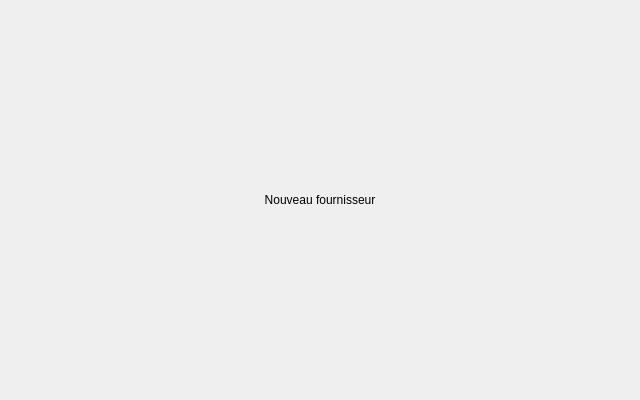
<?xml version="1.0" encoding="UTF-8"?>
<ui version="4.0">
 <class>Form</class>
 <widget class="QWidget" name="Form">
  <property name="styleSheet">
   <string notr="true">/* ==== AUTO-SYNCED QSS START (managed by theme/sync_qss.py) ==== */
/* ===================================================================== *
 * AZENZ - Global base style sheet                                       *
 * Single source of truth for all windows.                               *
 * Class-based for QFrame/QLabel; element-level for shared controls.     *
 * ===================================================================== */

#Background {
    background-color: #F8F9FB;
}

/* ===================================================================== *
 * Labels - class based (no global QLabel rule)                          *
 * ===================================================================== */
QLabel[class="label"] {
    color: #333333;
    border: none;
    background-color: transparent;
    font-family: "Inter", "Tajawal";
    font-size: 13px;
    font-weight: 500;
}

QLabel[class="field-label"] {
    color: #434655;
    background: transparent;
    border: none;
    font-family: "Inter", "Tajawal";
    font-size: 11px;
    font-weight: 600;
    text-transform: uppercase;
}

QLabel[class="title"] {
    color: #191c1e;
    background: transparent;
    border: none;
    font-family: "Inter", "Tajawal";
    font-size: 28px;
    font-weight: 700;
}

QLabel[class="subtitle"] {
    color: #6b7280;
    background: transparent;
    border: none;
    font-family: "Inter", "Tajawal";
    font-size: 14px;
    font-weight: 400;
}

QLabel[class="label-muted"] {
    color: rgb(154, 153, 150);
    background: transparent;
    border: none;
    font-family: "Inter", "Tajawal";
    font-size: 12px;
    font-weight: 400;
}

QLabel[class="section-title"] {
    color: #191c1e;
    background: transparent;
    border: none;
    font-family: "Inter", "Tajawal";
    font-size: 18px;
    font-weight: 600;
}

QLabel[class="separator"] {
    background-color: rgba(195, 197, 216, 0.5);
    border: none;
    height: 1px;
}

QLabel[class="separator-dashed"] {
    background-color: transparent;
    border-top: 1px dashed #d9dde7;
    min-height: 1px;
    max-height: 1px;
}

/* QLineEdit has Icon */
QLineEdit[class="icon-lineedit"] {
    background-color: #ffffff;
    border: 2px solid #e0e0e0;
    border-radius: 6px;
    padding: 6px;
    color: #333333;
    
    selection-background-color: #0051df; 
    selection-color: #ffffff;
}

QLineEdit[class="icon-lineedit"]:hover {
    border: 2px solid #b3b3b3;
}

QLineEdit[class="icon-lineedit"]:focus {
    border: 2px solid #0051df;
    background-color: #fbfcff;
}

QLineEdit[class="icon-lineedit"]:disabled {
    background-color: #f5f5f5;
    color: #a0a0a0;
    border: 2px solid #e8e8e8;
}

QLineEdit[class="icon-lineedit"][readOnly="true"] {
    background-color: #fafafa;
    color: #666666;
    border: 2px dashed #cccccc;
}

/* QLineEdit */
QLineEdit {
    background-color: #ffffff;
    border: 2px solid #e0e0e0;
    border-radius: 6px;
    padding: 6px 12px;
    font-size: 13px;
    font-weight: 500;
    font-family: "Inter";
    color: #333333;
    
    selection-background-color: #0051df; 
    selection-color: #ffffff;
}

QLineEdit:hover {
    border: 2px solid #b3b3b3;
}

QLineEdit:focus {
    border: 2px solid #0051df;
    background-color: #fbfcff;
}

QLineEdit:disabled {
    background-color: #f5f5f5;
    color: #a0a0a0;
    border: 2px solid #e8e8e8;
}

QLineEdit[readOnly="true"] {
    background-color: #fafafa;
    color: #666666;
    border: 2px dashed #cccccc;
}


/* ===================================================================== *
 * QPushButton (login)                                                   *
 * ===================================================================== */
/* Primary QPushButton Style */
QPushButton[class="primary"] {
    background-color: #0051df;
    color: #ffffff;
    border: none;
    border-radius: 8px;
    padding: 10px 16px;
    font-size: 12px;
    font-weight: 500;
    font-family: "Inter", "Tajawal";
}

QPushButton[class="primary"]:hover {
    background-color: rgba(0, 81, 223, 230); 
}

QPushButton[class="primary"]:pressed {
    background-color: rgba(0, 81, 223, 204);
}

QPushButton[class="primary"]:focus {
    border: 2px solid #00174d;
}


/* Outlined QPushButton Style */
QPushButton[class="outlined"] {
    background-color: #ffffff;
    color: #434655;
    border: 1px solid #c3c5d8;
    border-radius: 8px;
    padding: 10px 16px;
    font-size: 12px;
    font-weight: 500;
    font-family: "Inter", "Tajawal";
}    

QPushButton[class="outlined"]:hover {
    background-color: #f3f4f6;
}    

QPushButton[class="outlined"]:pressed {
    background-color: #edeef0;
}    

QPushButton[class="outlined"]:focus {
    border: 2px solid rgba(0, 81, 223, 51);
}    


/* CardToolButton */
QToolButton[class="card-button"] {
    color: #000;
    padding: 15px;
    padding-top: 20px;
    background-color: #f8f9fa;
    border: 1px solid #eaebf0;
    border-radius: 12px;
}

QToolButton[class="card-button"]:hover {
    background-color: #f3f4f6;
    border: 1px solid hsl(218, 100%, 55%);
}

QToolButton[class="card-button"]:pressed {
    background-color: #e5e7eb;
}

/* SidebarToolButton */
QToolButton[class="sidebar-button"] {
    background-color: transparent;
    color: #4b5563;
    border: none;
    border-left: 4px solid transparent; 
    padding: 12px 16px;
    spacing: 18px;
    
    text-align: left;
    font-size: 15px;
    font-weight: 500;
    font-family: "Inter";
}    

QToolButton[class="sidebar-button"]:checked {
    background-color: #d0e1fb;
    color: #0051df;
    border-left: 4px solid #0051df; 
    border-top-right-radius: 8px;
    border-bottom-right-radius: 8px;
    border-top-left-radius: 0px;
    border-bottom-left-radius: 0px;
}    

QToolButton[class="sidebar-button"]:unchecked:hover {
    background-color: #f3f4f6;
    border-top-right-radius: 8px;
    border-bottom-right-radius: 8px;
}    


QToolButton[class="icon-button"] {
    background-color: transparent;
    border: none;
    border-radius: 21px;
    padding: 8px;
}    

QToolButton[class="icon-button"]:hover {
    background-color: #f3f4f6;
}    

QToolButton[class="icon-button"]:pressed {
    background-color: #e5e7eb;
}    


/* LoginErrorLabel */
QLabel#LoginErrorLabel {
    background-color: #f8d7da;
    border: 1px solid #c9302c;
    border-radius: 10px;
    padding: 10px;
    padding-left: 15px;
	color: #721c24;	
	image: url(:/icons/icons/warning.svg);
	image-position: left;
}    


/* ComboBox Box */
QComboBox {
    background-color: #ffffff;
    border: 2px solid #e0e0e0;
    border-radius: 6px;
    padding: 6px 12px;
    font-family: "Inter";
    font-size: 13px;
    font-weight: 500;
    color: #333333;
    min-width: 60px;
}

QComboBox:hover {
    border: 2px solid #b3b3b3;
}

QComboBox:focus {
    border: 2px solid #0051df;
    background-color: #fbfcff;
}

QComboBox::drop-down {
    border: 6px;
}

QComboBox QAbstractItemView {
    background-color: #ffffff;
    border: 1px solid #eaebf0;
    border-radius: 0px;
    box-shadow: none;
    padding: 4px;
    font-family: "Inter";
    font-size: 13px;
    font-weight: 500;
    color: #333333;
    
    selection-background-color: #0051df;
    selection-color: #ffffff;
}

QComboBox QAbstractItemView::item {
    padding: 8px 12px;
    border-radius: 4px;
    color: #4b5563;
    min-height: 24px;
}

QComboBox QAbstractItemView::item:hover {
    background-color: #f3f4f6;
    color: #0051df;
}

/* 4. The Arrow Icon itself */
QComboBox::down-arrow {
    image: url(:/icons/icons/down_arrow.svg);
}


/* LoginFrame */
QFrame#LoginFrame {
    background-color: #ffffff;
    border: 1px solid #babcca; 
    border-radius: 12px; 
}    

QMainWindow#LoginWindow {
    background-color: rgb(255, 255, 255);
    border-image: url(:/images/images/Corporate background.png) 0 0 0 0 stretch stretch;
    background-repeat: no-repeat;
}


/* ===================================================================== *
 * Frames - class based (no global QFrame rule)                          *
 * ===================================================================== */
QFrame[class="card"] {
    background-color: #ffffff;
    border: 2px solid #e2e3e8; /* Soft gray border */
    border-radius: 12px;
}

QFrame[class="header"] {
    background-color: #f8fafc;       /* Very light slate/blue-gray tint */
    border-top-left-radius: 8px;     /* Round only the top corners */
    border-top-right-radius: 8px;
    border-bottom-left-radius: 0px;
    border-bottom-right-radius: 0px;
    border-bottom: 1px solid #e2e8f0; /* Subtle bottom separator line */
}

QFrame[class="gframe"] {
    background-color: transparent;   /* Blends seamlessly into sidebar background */
    border: none;
    
    padding-left: 0px;              /* Indents child elements like modern web apps */
    margin-top: 2px;
    margin-bottom: 4px;
}

/* Bar Frames */
QFrame#SidebarFrame, QFrame#FootSidebarFrame {
	border-right: 1px solid #d0d0d0;
    background-color: #f7f7f7;
}

QFrame#FootSidebarFrame {
    border-top: 1px solid #d0d0d0;
}

QFrame#TopBarFrame {
    border-bottom: 1px solid #d0d0d0;
}


/* ===================================================================== *
 * Summary / stat cards - unified class based set                        *
 * ===================================================================== */
QFrame[class="summary-card"] {
    background-color: #ffffff;
    border: 1px solid #eaebf0;
    border-radius: 12px;
}

QFrame[class="summary-card-inner"] {
    background-color: #f8fafc;
    border: 1px solid #e1e4ea;
    border-radius: 8px;
}

QLabel[class="summary-title"] {
    color: #434655;
    background: transparent;
    border: none;
    font-family: "Inter", "Tajawal";
    font-size: 12px;
    font-weight: 600;
}

QLabel[class="summary-value"] {
    color: #111827;
    background: transparent;
    border: none;
    font-family: "Inter", "Tajawal";
    font-size: 24px;
    font-weight: 700;
}

QLabel[class="summary-value-primary"] {
    color: #0051df;
    background: transparent;
    border: none;
    font-family: "Inter", "Tajawal";
    font-size: 24px;
    font-weight: 700;
}

QLabel[class="summary-value-danger"] {
    color: #dc2626;
    background: transparent;
    border: none;
    font-family: "Inter", "Tajawal";
    font-size: 24px;
    font-weight: 700;
}

QLabel[class="summary-label"] {
    color: #1f2937;
    background: transparent;
    border: none;
    font-family: "Inter", "Tajawal";
    font-size: 17px;
    font-weight: 500;
}

QLabel[class="summary-total"] {
    color: #020617;
    background: transparent;
    border: none;
    font-family: "Inter", "Tajawal";
    font-size: 22px;
    font-weight: 800;
}

QLabel[class="summary-total-value"] {
    color: #0051df;
    background: transparent;
    border: none;
    font-family: "Inter", "Tajawal";
    font-size: 28px;
    font-weight: 800;
}


/* ===================================================================== *
 * Data tables                                                           *
 * ===================================================================== */
QTableWidget {
    background-color: #ffffff;
    border: 1px solid #eaebf0;
    border-radius: 8px;
    color: #333333;
    font-size: 13px;
    gridline-color: transparent; /* We will use item borders instead of harsh gridlines */
    outline: none;               /* Removes the dotted focus ring around selected cells */
}

QHeaderView::section:horizontal {
    background-color: #f8f9fa;   /* Light gray header background */
    color: #4b5563;              /* Muted text color */
    font-weight: 600;
    border: none;
    border-bottom: 1px solid #eaebf0; /* Separates header from data */
    padding: 8px 12px;
    alignment: left;
}

QHeaderView::section:vertical {
    background-color: #f8f9fa;
    color: #4b5563;
    border: none;
    border-right: 1px solid #eaebf0;
    padding: 4px;
}

QTableWidget::item {
    padding: 4px 12px;
    border-bottom: 1px solid #f3f4f6; /* Creates soft, horizontal row dividers */
}

QTableWidget::item:hover {
    background-color: #f8f9fa;
}

QTableWidget::item:selected {
    background-color: #eff4ff;   /* Very pale blue background */
    color: #0051df;              /* Your primary blue for text */
}

QTableCornerButton::section {
    background-color: #f8f9fa;
    border: none;
    border-bottom: 1px solid #eaebf0;
    border-right: 1px solid #eaebf0;
}


/* ===================================================================== *
 * Tool buttons                                                          *
 * ===================================================================== */
QToolButton[class="primary"] {
    background-color: #2563eb; /* Vibrant primary blue */
    color: #ffffff;            /* Pure white text */
    border: none;
    border-radius: 6px;
    padding: 8px 16px;
    font-size: 13px;
    font-weight: 600;          /* Slightly bolder font to stand out */
}

QToolButton[class="primary"]:hover {
    background-color: #1d4ed8; /* Slightly darker blue on hover for feedback */
}

QToolButton[class="primary"]:pressed {
    background-color: #1e40af; /* Deep blue when actively clicked */
}

QToolButton[class="primary"]:disabled {
    background-color: #93c5fd; /* Faded, washed-out blue */
    color: #f8fafc;            /* Slightly dimmed white text */
}

QToolButton[class="secondary"] {
    background-color: transparent; /* Soft gray background */
    color: #374151;            /* Dark slate gray text */
    border: none;
    border-radius: 6px;
    padding: 6px 14px;
    font-size: 13px;
    font-weight: 500;
}

QToolButton[class="secondary"]:hover {
    background-color: #e5e7eb; /* Slightly darker gray on hover */
    color: #111827;            /* Almost black text on hover */
}

QToolButton[class="secondary"]:pressed {
    background-color: #d1d5db; /* Noticeable press state */
}

QToolButton[class="secondary-danger"] {
    background-color: transparent; /* Ghost button by default */
    color: #4b5563;                /* Muted gray text */
    border: none;
    border-radius: 6px;
    padding: 6px 14px;
    font-size: 13px;
    font-weight: 500;
}

QToolButton[class="secondary-danger"]:hover {
    background-color: #fef2f2;     /* Faint warning red background */
    color: #dc2626;                /* Strong red text */
}

QToolButton[class="secondary-danger"]:pressed {
    background-color: #fee2e2;     /* Slightly deeper red background */
    color: #b91c1c;                /* Darker red text */
}


/* ===================================================================== *
 * Date / time edits                                                     *
 * ===================================================================== */
QDateEdit {
    background-color: #ffffff;
    border: 2px solid #e0e0e0;       /* Matches your QComboBox */
    border-radius: 6px;
    padding: 6px 12px;
    font-size: 14px;
    color: #333333;
    min-width: 110px;
}

QDateEdit:hover {
    border: 2px solid #b3b3b3;       /* Slightly darker on hover */
}

QDateEdit:focus {
    border: 2px solid #2563eb;       /* Primary blue border when typing */
    background-color: #fbfcff;       /* Very faint blue tint */
}

QDateEdit::drop-down {
    subcontrol-origin: padding;
    subcontrol-position: top right;
    width: 32px;
    border-left: none;               /* Seamless look */
    border-top-right-radius: 6px;
    border-bottom-right-radius: 6px;
}

QDateEdit::down-arrow {
    image: url(":/icons/icons/Gcalendar.svg"); /* Pro-tip: Use a calendar icon instead of an arrow */
    width: 16px;
    height: 16px;
}


/* ===================================================================== *
 * Sidebar group toggles + tabs                                          *
 * ===================================================================== */
QToolButton[class="sidebar-gbutton"] {
    background-color: #f3f4f6;       /* Soft light-gray background */
    color: #4b5563;                  /* Muted slate text color */
    border: none;
    border-radius: 6px;
    font-size: 13px;
    font-weight: 600;                /* Semi-bold for category titles */
    padding: 8px 14px;
    text-align: left;                /* Keeps icon and text left-aligned */
}

QToolButton[class="sidebar-gbutton"]:hover {
    background-color: #e5e7eb;       /* Darker gray feedback on hover */
    color: #111827;                  /* High contrast text on hover */
}

QToolButton[class="sidebar-gbutton"][expanded="true"] {
    background-color: #eff4ff;       /* Soft tint of your primary blue */
    color: #0051df;                  /* Text turns primary blue when open */
}

QTabWidget::pane {
    border: none;                     /* Removes the harsh default box */
    border-top: 1px solid #e2e8f0;    /* Creates the continuous horizontal line under the tabs */
    background: transparent;          /* Lets your main background color show through */
}

QTabBar::tab {
    background: transparent;
    color: #64748b;                   /* Muted slate-gray text */
    font-size: 13px;
    font-weight: 500;
    padding: 10px 25px;               /* Breathing room around the text */
    border-bottom: 2px solid transparent; /* Invisible border to reserve space */
    
    /* CRUCIAL TRICK: Pulls the tab down 1px so its bottom border 
       perfectly overlaps the pane's top border line */
    margin-bottom: -1px;              
}

QTabBar::tab:hover:!selected {
    color: #1e293b;                   /* Darkens the text */
    border-bottom: 2px solid #cbd5e1; /* Shows a subtle gray underline preview */
}

QTabBar::tab:selected {
    color: #2563eb;                   /* Your vibrant primary blue */
    border-bottom: 2px solid #2563eb; /* The thick blue active underline */
}

QTabBar:focus {
    outline: none;
}

Line {
	color: #e3e3e3;
}
/* ==== AUTO-SYNCED QSS END ==== */
</string>
  </property>
  <property name="geometry">
   <rect>
    <x>0</x>
    <y>0</y>
    <width>640</width>
    <height>400</height>
   </rect>
  </property>
  <property name="windowTitle">
   <string>Form</string>
  </property>
  <layout class="QVBoxLayout" name="verticalLayout">
   <item>
    <widget class="QLabel" name="TitleLabel">
     <property name="text">
      <string>Nouveau fournisseur</string>
     </property>
     <property name="alignment">
      <set>Qt::AlignCenter</set>
     </property>
    </widget>
   </item>
  </layout>
 </widget>
</ui>
